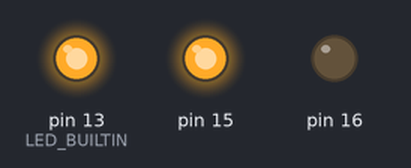
The sketch below on a simulated Arduino Uno, built with avr-gcc and run on an emulated ATmega328P. Parts: output pins drawn as LEDs (lit = HIGH).

Above: at 0.15 s.
At 1.8 s:
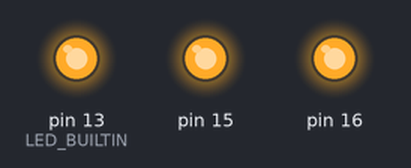
At 3.45 s:
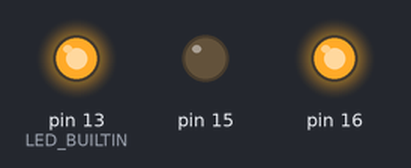
At 5.1 s:
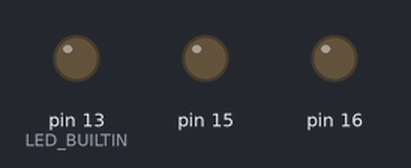
Timing chart, 0 to 8.6 s (numbered marks = the images above):
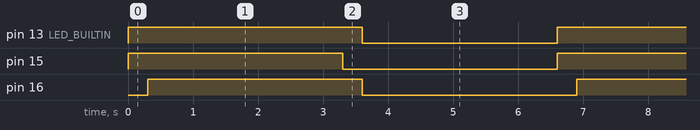

The sketch:

SSR_blink.ino
```cpp
void setup() {
  pinMode(15, OUTPUT);
    pinMode(16, OUTPUT);

    pinMode(LED_BUILTIN, OUTPUT);

}

void loop() {
    digitalWrite(LED_BUILTIN, HIGH);  // turn the LED on (HIGH is the voltage level)

  digitalWrite(15, HIGH);   // turn the LED on (HIGH is the voltage level)
    delay(300);                       // wait for a second

    digitalWrite(16, HIGH);   // turn the LED on (HIGH is the voltage level)

  delay(3000);                       // wait for a second
  digitalWrite(15, LOW);    // turn the LED off by making the voltage LOW
      delay(300);                       // wait for a second

  digitalWrite(16, LOW);    // turn the LED off by making the voltage LOW

    digitalWrite(LED_BUILTIN, LOW);  // turn the LED on (HIGH is the voltage level)

  delay(3000);                       // wait for a second
}
```

Measured:
- by itself, pin 13 (LED_BUILTIN): alternates HIGH for 3.6 s and LOW for 3.0 s
- by itself, pin 15, pin 16: alternates HIGH for 3.3 s and LOW for 3.3 s
- by itself, everything shown: repeats every 6.6 s, in 4 steps
